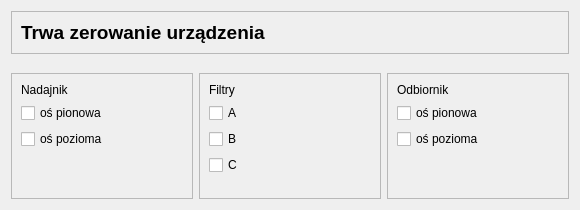
<?xml version="1.0" encoding="UTF-8"?>
<ui version="4.0">
 <class>Test0ZerowanieUrzadzenia</class>
 <widget class="QDialog" name="Test0ZerowanieUrzadzenia">
  <property name="geometry">
   <rect>
    <x>0</x>
    <y>0</y>
    <width>580</width>
    <height>210</height>
   </rect>
  </property>
  <property name="windowTitle">
   <string>Czujki Liniowe - zerowanie urządzenia</string>
  </property>
  <layout class="QGridLayout" name="gridLayout">
   <item row="2" column="1">
    <widget class="QFrame" name="frame_filtry">
     <property name="frameShape">
      <enum>QFrame::StyledPanel</enum>
     </property>
     <property name="frameShadow">
      <enum>QFrame::Raised</enum>
     </property>
     <layout class="QVBoxLayout" name="verticalLayout_2">
      <item>
       <widget class="QLabel" name="label_2">
        <property name="text">
         <string>Filtry</string>
        </property>
       </widget>
      </item>
      <item>
       <widget class="QCheckBox" name="rb_a">
        <property name="text">
         <string>A</string>
        </property>
       </widget>
      </item>
      <item>
       <widget class="QCheckBox" name="rb_b">
        <property name="text">
         <string>B</string>
        </property>
       </widget>
      </item>
      <item>
       <widget class="QCheckBox" name="rb_c">
        <property name="text">
         <string>C</string>
        </property>
       </widget>
      </item>
      <item>
       <spacer name="verticalSpacer_4">
        <property name="orientation">
         <enum>Qt::Vertical</enum>
        </property>
        <property name="sizeHint" stdset="0">
         <size>
          <width>20</width>
          <height>40</height>
         </size>
        </property>
       </spacer>
      </item>
     </layout>
    </widget>
   </item>
   <item row="2" column="0">
    <widget class="QFrame" name="frame_1">
     <property name="frameShape">
      <enum>QFrame::StyledPanel</enum>
     </property>
     <property name="frameShadow">
      <enum>QFrame::Raised</enum>
     </property>
     <layout class="QVBoxLayout" name="verticalLayout">
      <item>
       <widget class="QLabel" name="pierwszy">
        <property name="text">
         <string>Nadajnik</string>
        </property>
       </widget>
      </item>
      <item>
       <widget class="QCheckBox" name="rb_pierwwszy_pion">
        <property name="text">
         <string>oś pionowa</string>
        </property>
       </widget>
      </item>
      <item>
       <widget class="QCheckBox" name="rb_pierwszy_poziom">
        <property name="text">
         <string>oś pozioma</string>
        </property>
       </widget>
      </item>
      <item>
       <spacer name="verticalSpacer_2">
        <property name="orientation">
         <enum>Qt::Vertical</enum>
        </property>
        <property name="sizeHint" stdset="0">
         <size>
          <width>20</width>
          <height>40</height>
         </size>
        </property>
       </spacer>
      </item>
     </layout>
    </widget>
   </item>
   <item row="2" column="2">
    <widget class="QFrame" name="frame_2">
     <property name="frameShape">
      <enum>QFrame::StyledPanel</enum>
     </property>
     <property name="frameShadow">
      <enum>QFrame::Raised</enum>
     </property>
     <layout class="QVBoxLayout" name="verticalLayout_3">
      <item>
       <widget class="QLabel" name="drugi">
        <property name="text">
         <string>Odbiornik</string>
        </property>
       </widget>
      </item>
      <item>
       <widget class="QCheckBox" name="rb_drugi_poziom">
        <property name="text">
         <string>oś pionowa</string>
        </property>
       </widget>
      </item>
      <item>
       <widget class="QCheckBox" name="rb_drugi_pion">
        <property name="text">
         <string>oś pozioma</string>
        </property>
       </widget>
      </item>
      <item>
       <spacer name="verticalSpacer_3">
        <property name="orientation">
         <enum>Qt::Vertical</enum>
        </property>
        <property name="sizeHint" stdset="0">
         <size>
          <width>20</width>
          <height>40</height>
         </size>
        </property>
       </spacer>
      </item>
     </layout>
    </widget>
   </item>
   <item row="0" column="0" colspan="3">
    <widget class="QFrame" name="frTitle">
     <property name="frameShape">
      <enum>QFrame::StyledPanel</enum>
     </property>
     <property name="frameShadow">
      <enum>QFrame::Raised</enum>
     </property>
     <layout class="QHBoxLayout" name="horizontalLayout">
      <item>
       <widget class="QLabel" name="label">
        <property name="font">
         <font>
          <pointsize>14</pointsize>
          <bold>true</bold>
         </font>
        </property>
        <property name="text">
         <string>Trwa zerowanie urządzenia</string>
        </property>
       </widget>
      </item>
     </layout>
    </widget>
   </item>
   <item row="1" column="0">
    <spacer name="verticalSpacer">
     <property name="orientation">
      <enum>Qt::Vertical</enum>
     </property>
     <property name="sizeHint" stdset="0">
      <size>
       <width>20</width>
       <height>40</height>
      </size>
     </property>
    </spacer>
   </item>
  </layout>
 </widget>
 <resources/>
 <connections/>
</ui>
